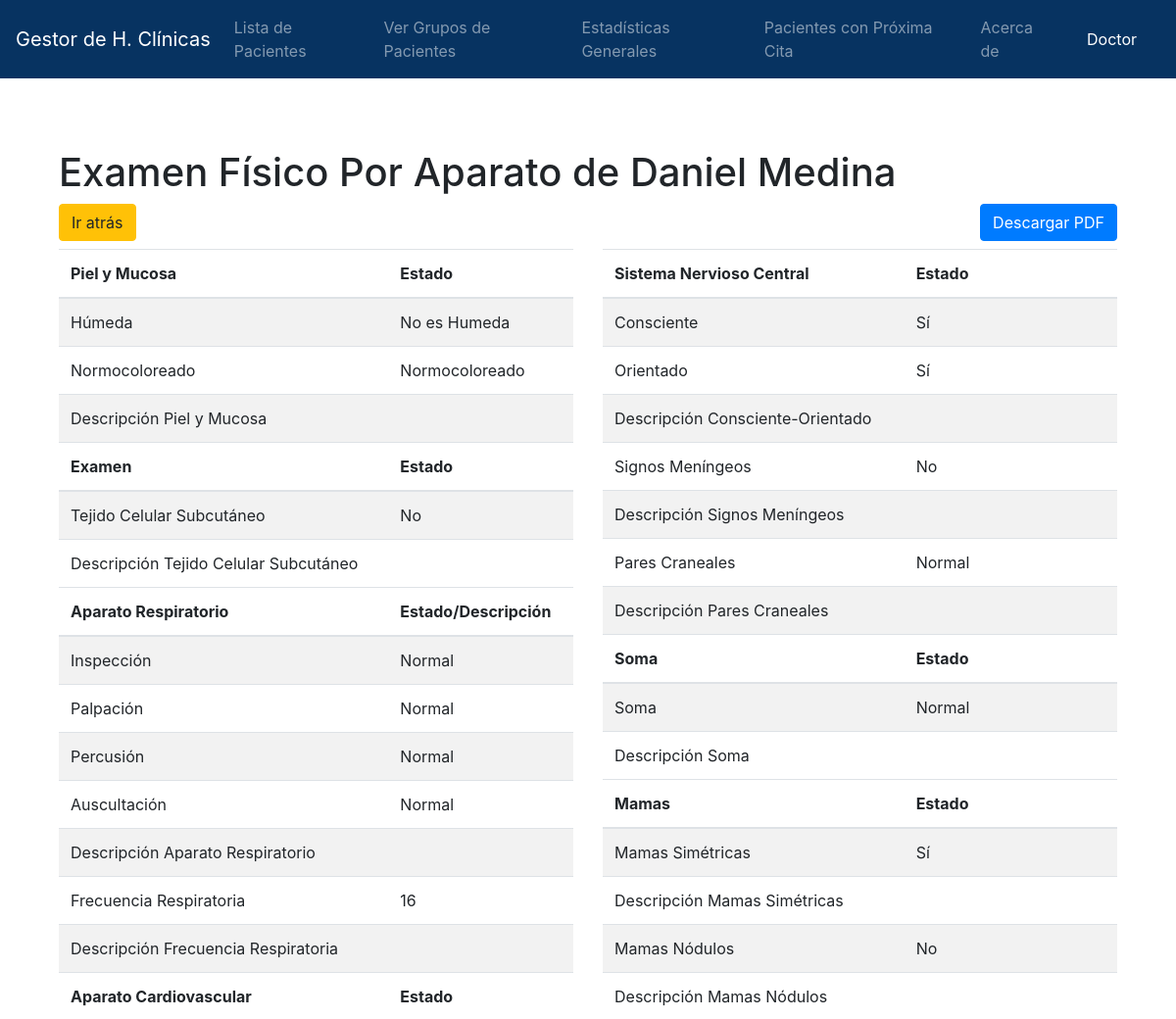
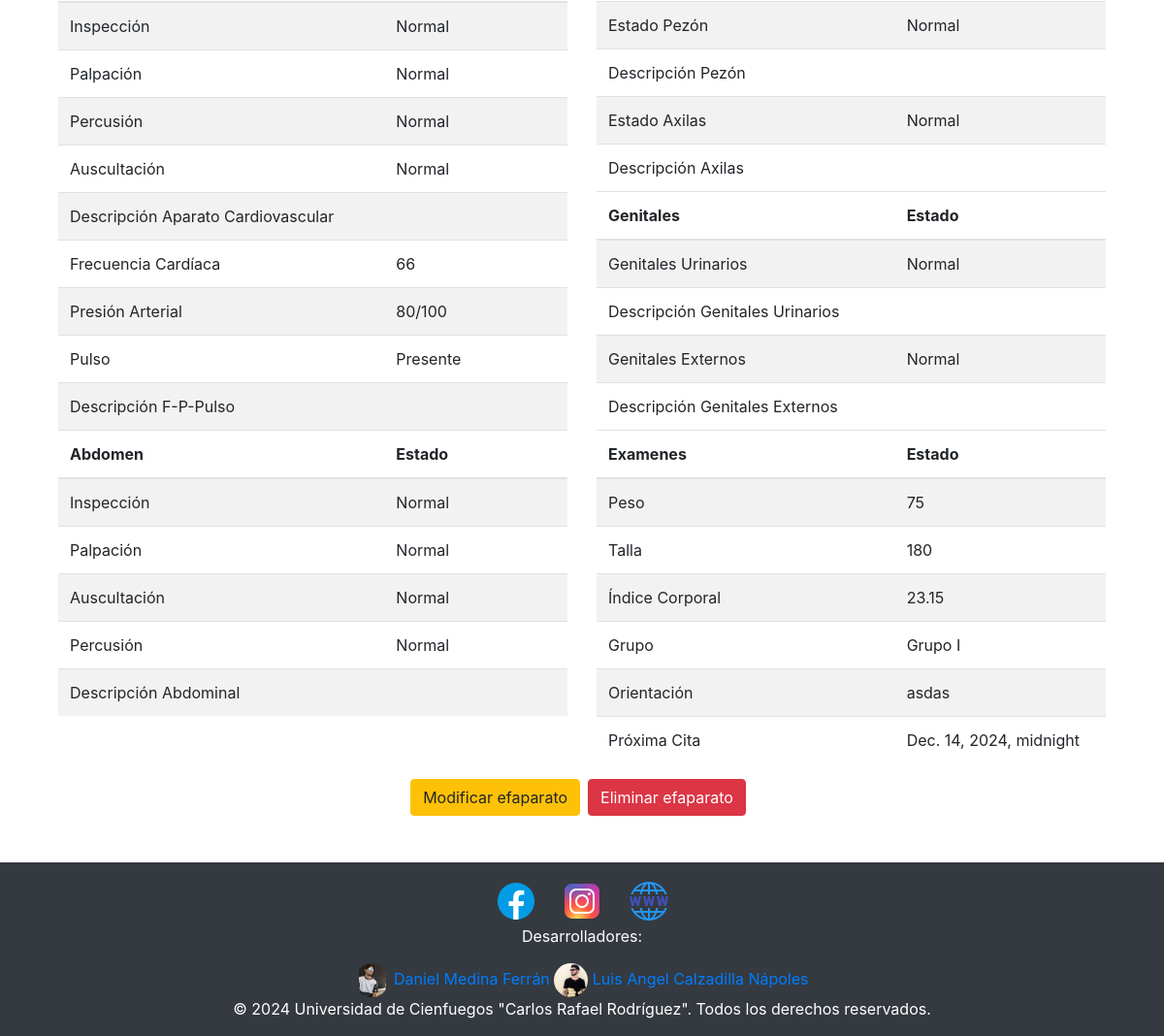
Page /pacientes/01111972163/fechas/7/egeneral/7/efaparato/ (signed in) on the earlier database version (2 pictures, top to bottom).
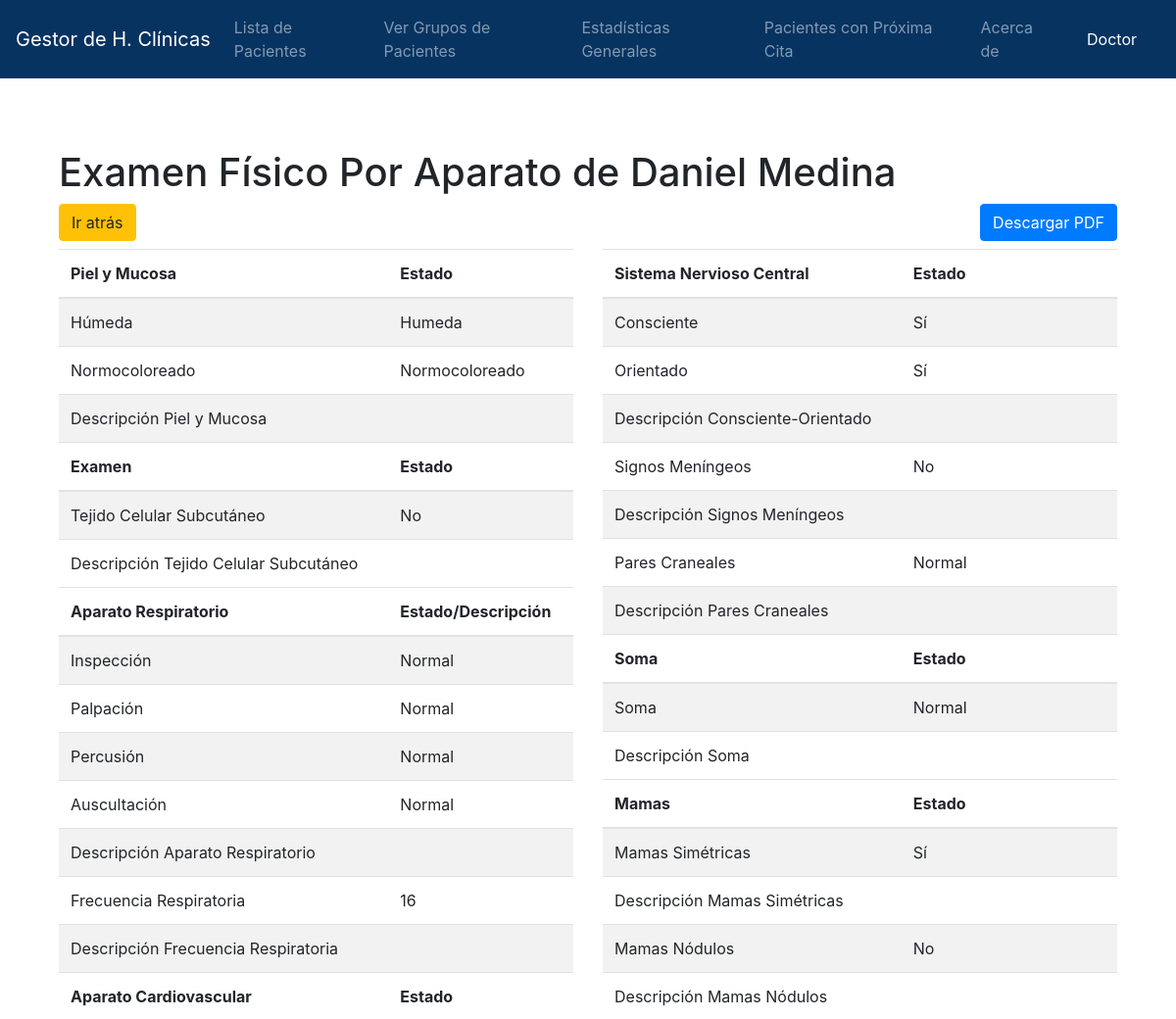
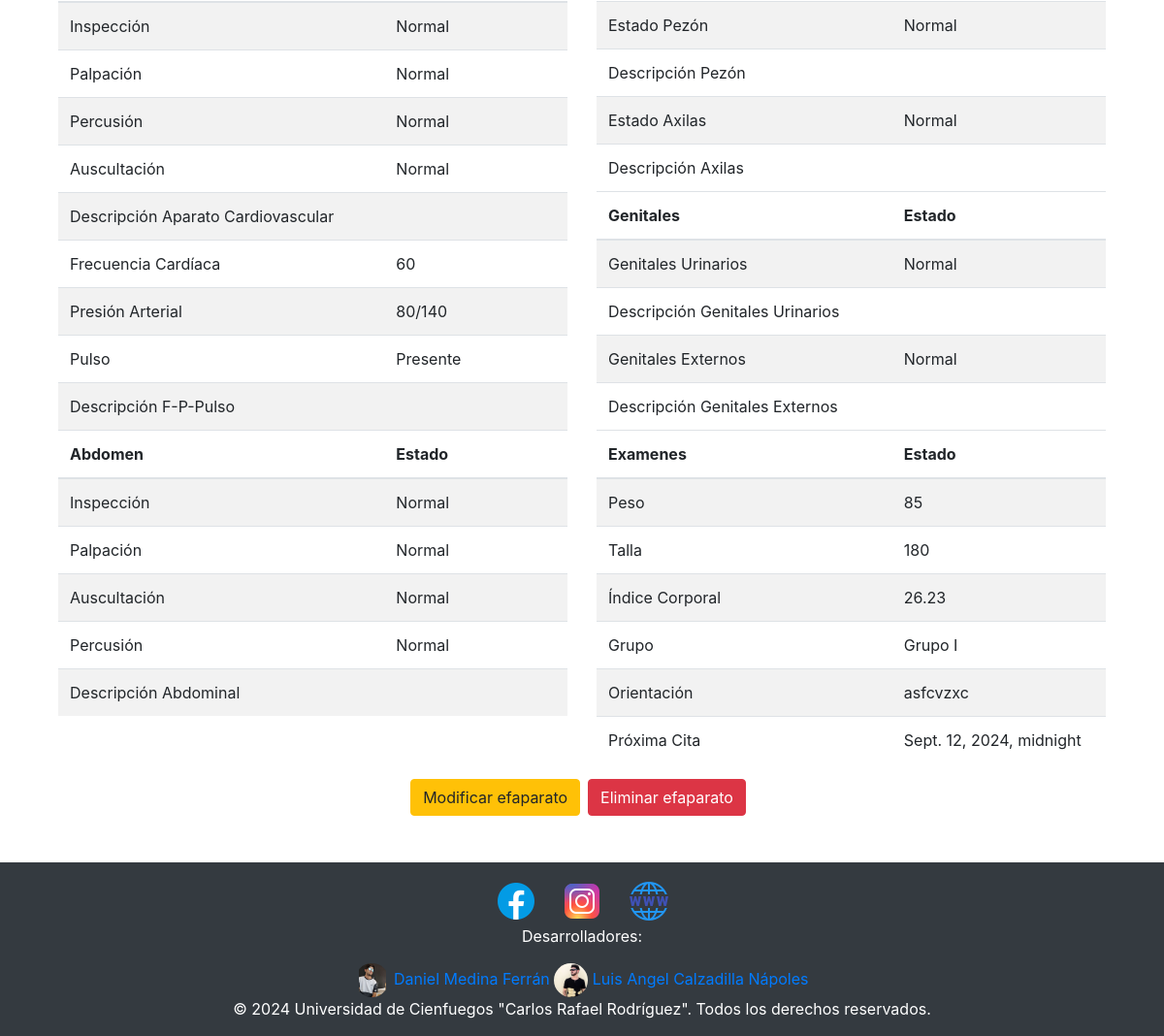
Same page on the later database version (2 pictures, top to bottom).
### Historia/models.py (models this page shows, shortened)
class EFaparato(models.Model):
    id = models.IntegerField(primary_key=True)
    PYMHUMEDA_CHOICES = (
        ('S', 'Humeda'),
        ('N', 'No es Humeda'),
    )
    PYMCOLOR_CHOICES = (
        ('S', 'Normocoloreado'),
        ('N', 'No es Normocoloreado'),
    )
    TVS_CHOICES = (
        ('S', 'Infiltrado'),
        ('N', 'No Infiltrado'),
    )
    YON_CHOICES = (
        ('S', 'Sí'),
        ('N', 'No'),
    )
    NOP_CHOICES = (
        ('N', 'Normal'),
        ('P', 'Patológico'),
    )
    PUL_CHOICES = (
        ('P', 'Presente'),
        ('N', 'No Presente'),
    )
    pym_humedo = models.CharField(max_length=1, choices=PYMHUMEDA_CHOICES)
    pym_coloreado = models.CharField(max_length=1, choices=PYMCOLOR_CHOICES)
    descripcion_pym = models.TextField(blank=True, null=True)
    tvs = models.CharField(max_length=1, choices=YON_CHOICES)
    descripcion_tvs = models.TextField(blank=True, null=True)
    inspeccion_respiratoria = models.CharField(max_length=1, choices=NOP_CHOICES)
    palpacion_respiratoria = models.CharField(max_length=1, choices=NOP_CHOICES)
    percusion_respiratoria = models.CharField(max_length=1, choices=NOP_CHOICES)
    auscultacion_respiratoria = models.CharField(max_length=1, choices=NOP_CHOICES)
    descripcion_respiratoria = models.TextField(blank=True, null=True)
    frecuencia_respiratoria = models.CharField(max_length=255)
    descripcion_frecuencia_respiratoria = models.TextField(blank=True, null=True)
    inspeccion_cardiovascular = models.CharField(max_length=1, choices=NOP_CHOICES)
    palpacion_cardiovascular = models.CharField(max_length=1, choices=NOP_CHOICES)
    percusion_cardiovascular = models.CharField(max_length=1, choices=NOP_CHOICES)
    auscultacion_cardiovascular = models.CharField(max_length=1, choices=NOP_CHOICES)
    descripcion_cardiovascular = models.TextField(blank=True, null=True)
    frecuencia_cardiaca = models.CharField(max_length=255)
    presion_arterial = models.CharField(max_length=255)
    pulso = models.CharField(max_length=1, choices=PUL_CHOICES)
    descripcion_fpp = models.TextField(blank=True, null=True)
    inspeccion_abdominal = models.CharField(max_length=1, choices=NOP_CHOICES)
    palpacion_abdominal = models.CharField(max_length=1, choices=NOP_CHOICES)
    auscultacion_abdominal = models.CharField(max_length=1, choices=NOP_CHOICES)
    percusion_abdominal = models.CharField(max_length=1, choices=NOP_CHOICES)
    descripcion_abdominal = models.TextField(blank=True, null=True)
    conciente = models.CharField(max_length=1, choices=YON_CHOICES)
    orientado = models.CharField(max_length=1, choices=YON_CHOICES)
    descripcion_sn_central = models.TextField(blank=True, null=True)
    signos_maningeos = models.CharField(max_length=1, choices=YON_CHOICES)
    descripcion_signos_maningeos = models.TextField(blank=True, null=True)
    pares_craneales = models.CharField(max_length=1, choices=NOP_CHOICES)
    descripcion_pares_craneales = models.TextField(blank=True, null=True)
    soma = models.CharField(max_length=1, choices=NOP_CHOICES)
    descripcion_soma = models.TextField(blank=True, null=True)
    genital_urinario = models.CharField(max_length=1, choices=NOP_CHOICES)
    genital_urinario_descripcion = models.TextField(blank=True, null=True)
    mamas_simetricas = models.CharField(max_length=1, choices=YON_CHOICES)
    mamas_simetricas_descripcion = models.TextField(blank=True, null=True)
    mamas_nodulos = models.CharField(max_length=1, choices=YON_CHOICES)
    mamas_nodulos_descripcion = models.TextField(blank=True, null=True)
    estado_pezon = models.CharField(max_length=1, choices=NOP_CHOICES)
    estado_pezon_descripcion = models.TextField(blank=True, null=True)
    estado_axila = models.CharField(max_length=1, choices=NOP_CHOICES)
    estado_axila_descripcion = models.TextField(blank=True, null=True)
    genital_externo = models.CharField(max_length=1, choices=NOP_CHOICES)
    descripcion_genital_externo = models.TextField(blank=True, null=True)
    peso = models.CharField(max_length=255)
    talla = models.CharField(max_length=255)
    indice_corporal = models.FloatField()
    orientacion = models.CharField(max_length=255)
    proxima_cita = models.DateTimeField()
    egeneral = models.OneToOneField(EGeneral, on_delete=models.CASCADE, related_name='efaparato')
    grupos = models.ForeignKey('Grupos', on_delete=models.CASCADE, related_name='efaparatos')

class Grupos(models.Model):
    id = models.IntegerField(primary_key=True)
    grupo = models.CharField(max_length=255)

### Historia/views/efaparato.py (the view)
# urls.py: path('pacientes/<str:pk_paciente>/fechas/<int:pk_fecha>/egeneral/<int:pk_egeneral>/efaparato/', efaparato.ver_efaparato, name='ver_efaparato'),
@login_required(login_url="/")
def ver_efaparato(request, pk_paciente, pk_fecha, pk_egeneral):
    try:
        paciente = get_object_or_404(Paciente, pk=pk_paciente)
        egeneral = get_object_or_404(EGeneral, pk=pk_egeneral)
        efaparato = egeneral.efaparato
    except:
        return redirect('crear_efaparato', pk_paciente=pk_paciente, pk_fecha=pk_fecha, pk_egeneral=pk_egeneral)
    context = {
        'paciente': paciente,
        'efaparato': efaparato
    }
    return render(request, 'efaparato/efaparato.html', context)

### Historia/templates/efaparato/efaparato.html (shortened to what the changed rows need)
{% extends 'base.html' %} {% block content %}
<br />
<body>
	<div class="container">
		<h1 class="centered-title">Examen Físico Por Aparato de {{ paciente.nombre }} {{ paciente.apellidos }}</h1>
		<div class="row">
			<div class="col-md-6">
				<table class="table table-striped">
					<thead>
						<tr>
							<th>Piel y Mucosa</th>
							<th>Estado</th>
						</tr>
					</thead>
					<tbody>
						<tr>
							<td>Húmeda</td>
							<td>{{ efaparato.get_pym_humedo_display }}</td>
						</tr>
						<tr>
							<td>Normocoloreado</td>
							<td>{{ efaparato.get_pym_coloreado_display }}</td>
						</tr>
					</tbody>
					<thead>
						<tr>
							<th>Examen</th>
							<th>Estado</th>
						</tr>
					</thead>
					<tbody>
						<tr>
							<td>Tejido Celular Subcutáneo</td>
							<td>{{ efaparato.get_tvs_display }}</td>
						</tr>
					</tbody>
					<thead>
						<tr>
							<th>Aparato Respiratorio</th>
							<th>Estado/Descripción</th>
						</tr>
					</thead>
					<tbody>
						<tr>
							<td>Inspección</td>
							<td>{{ efaparato.get_inspeccion_respiratoria_display }}</td>
						</tr>
						<tr>
							<td>Palpación</td>
							<td>{{ efaparato.get_palpacion_respiratoria_display }}</td>
						</tr>
						<tr>
							<td>Percusión</td>
							<td>{{ efaparato.get_percusion_respiratoria_display }}</td>
						</tr>
						<tr>
							<td>Auscultación</td>
							<td>{{ efaparato.get_auscultacion_respiratoria_display  }}</td>
						</tr>
						<tr>
							<td>Frecuencia Respiratoria</td>
							<td>
							{{ efaparato.frecuencia_respiratoria }}</td>
						</tr>
					</tbody>
					<thead>
						<tr>
							<th>Aparato Cardiovascular</th>
							<th>Estado</th>
						</tr>
					</thead>
					<tbody>
						<tr>
							<td>Inspección</td>
							<td>{{ efaparato.get_inspeccion_cardiovascular_display }}</td>
						</tr>
						<tr>
							<td>Palpación</td>
							<td>{{ efaparato.get_palpacion_cardiovascular_display }}</td>
						</tr>
						<tr>
							<td>Percusión</td>
							<td>{{ efaparato.get_percusion_cardiovascular_display }}</td>
						</tr>
						<tr>
							<td>Auscultación</td>
							<td>{{ efaparato.get_auscultacion_cardiovascular_display }}</td>
						</tr>
						<tr>
							<td>Frecuencia Cardíaca</td>
							<td  >
							{{ efaparato.frecuencia_cardiaca }}</td>
						</tr>
						<tr>
							<td>Presión Arterial</td>
							<td  >
							{{ efaparato.presion_arterial }}</td>
						</tr>
						<tr>
							<td>Pulso</td>
							<td  >
							{{ efaparato.get_pulso_display }}</td>
						</tr>
					</tbody>
					<thead>
						<tr>
							<th>Abdomen</th>
							<th>Estado</th>
						</tr>
					</thead>
					<tbody>
						<tr>
							<td>Inspección</td>
							<td>{{ efaparato.get_inspeccion_abdominal_display}}</td>
						</tr>
						<tr>
							<td>Palpación</td>
							<td>{{ efaparato.get_palpacion_abdominal_display }}</td>
						</tr>
						<tr>
							<td>Auscultación</td>
							<td>{{ efaparato.get_auscultacion_abdominal_display }}</td>
						</tr>
						<tr>
							<td>Percusión</td>
							<td>{{ efaparato.get_percusion_abdominal_display }}</td>
						</tr>
					</tbody>
                </table>
            </div>
            <div class="col-md-6">
                <table class="table table-striped">
                    <thead>
						<tr>
							<th>Sistema Nervioso Central</th>
							<th>Estado</th>
						</tr>
					</thead>
					<tbody>
						<tr>
							<td>Consciente</td>
							<td>{{ efaparato.get_conciente_display }}</td>
						</tr>
						<tr>
							<td>Orientado</td>
							<td>{{ efaparato.get_orientado_display }}</td>
						</tr>
						<tr>
							<td>Signos Meníngeos</td>
							<td>{{ efaparato.get_signos_maningeos_display }}</td>
						</tr>
						<tr>
							<td>Pares Craneales</td>
							<td  >
							{{ efaparato.get_pares_craneales_display }}</td>
						</tr>
					</tbody>
					<thead>
						<tr>
							<th>Soma</th>
							<th>Estado</th>
						</tr>
					</thead>
					<tbody>
						<tr>
							<td>Soma</td>
							<td>{{ efaparato.get_soma_display }}</td>
						</tr>
					</tbody>
					<thead>
						<tr>
							<th>Mamas</th>
							<th>Estado</th>
						</tr>
					</thead>
					<tbody>
						<tr>
							<td>Mamas Simétricas</td>
							<td  >
							{{ efaparato.get_mamas_simetricas_display }}</td>
						</tr>
						<tr>
							<td>Mamas Nódulos</td>
							<td  >
							{{ efaparato.get_mamas_nodulos_display }}</td>
						</tr>
						<tr>
							<td>Estado Pezón</td>
							<td  >
							{{ efaparato.get_estado_pezon_display }}</td>
						</tr>
						<tr>
							<td>Estado Axilas</td>
							<td  >
							{{ efaparato.get_estado_axila_display }}</td>
						</tr>
					</tbody>
					<thead>
						<tr>
							<th>Genitales</th>
							<th>Estado</th>
						</tr>
					</thead>
					<tbody>
						<tr>
							<td>Genitales Urinarios</td>
							<td>{{ efaparato.get_genital_urinario_display }}</td>
						</tr>
						<tr>
							<td>Genitales Externos</td>
							<td  >
							{{ efaparato.get_genital_externo_display }}</td>
						</tr>
					</tbody>
					<thead>
						<tr>
							<th>Examenes</th>
							<th>Estado</th>
						</tr>
					</thead>
					<tbody>
						<tr>
							<td>Peso</td>
							<td>{{ efaparato.peso }}</td>
						</tr>
						<tr>
							<td>Talla</td>
							<td>{{ efaparato.talla }}</td>
						</tr>
						<tr>
							<td>Índice Corporal</td>
							<td>{{ efaparato.indice_corporal }}</td>
						</tr>
						<tr>
							<td>Grupo</td>
							<td>{{ efaparato.grupos.grupo }} </td>
						</tr>
						<tr>
							<td>Orientación</td>
							<td  >
							{{ efaparato.orientacion }}</td>
						</tr>
						<tr>
							<td>Próxima Cita</td>
							<td  >
							{{ efaparato.proxima_cita }}</td>
						</tr>
					</tbody>
				</table>
			</div>
		</div>
	</div>
	</div>
</body>
{% endblock %}

Differences in the rows shown:
removed EFaparato: pym_humedo "No es Humeda", pym_coloreado "Normocoloreado", tvs "No", inspeccion_respiratoria "Normal", palpacion_respiratoria "Normal", percusion_respiratoria "Normal", auscultacion_respiratoria "Normal", frecuencia_respiratoria "16", inspeccion_cardiovascular "Normal", palpacion_cardiovascular "Normal", percusion_cardiovascular "Normal", auscultacion_cardiovascular "Normal", frecuencia_cardiaca "66", presion_arterial "80/100", pulso "Presente", inspeccion_abdominal "Normal", palpacion_abdominal "Normal", auscultacion_abdominal "Normal", percusion_abdominal "Normal", conciente "Sí", orientado "Sí", signos_maningeos "No", pares_craneales "Normal", soma "Normal", mamas_simetricas "Sí", mamas_nodulos "No", estado_pezon "Normal", estado_axila "Normal", genital_urinario "Normal", genital_externo "Normal", peso "75", talla "180", indice_corporal "23.15", grupos.grupo "Grupo I", orientacion "asdas", proxima_cita "Dec. 14, 2024, midnight"
added EFaparato: pym_humedo "Humeda", pym_coloreado "Normocoloreado", tvs "No", inspeccion_respiratoria "Normal", palpacion_respiratoria "Normal", percusion_respiratoria "Normal", auscultacion_respiratoria "Normal", frecuencia_respiratoria "16", inspeccion_cardiovascular "Normal", palpacion_cardiovascular "Normal", percusion_cardiovascular "Normal", auscultacion_cardiovascular "Normal", frecuencia_cardiaca "60", presion_arterial "80/140", pulso "Presente", inspeccion_abdominal "Normal", palpacion_abdominal "Normal", auscultacion_abdominal "Normal", percusion_abdominal "Normal", conciente "Sí", orientado "Sí", signos_maningeos "No", pares_craneales "Normal", soma "Normal", mamas_simetricas "Sí", mamas_nodulos "No", estado_pezon "Normal", estado_axila "Normal", genital_urinario "Normal", genital_externo "Normal", peso "85", talla "180", indice_corporal "26.23", grupos.grupo "Grupo I", orientacion "asfcvzxc", proxima_cita "Sept. 12, 2024, midnight"
